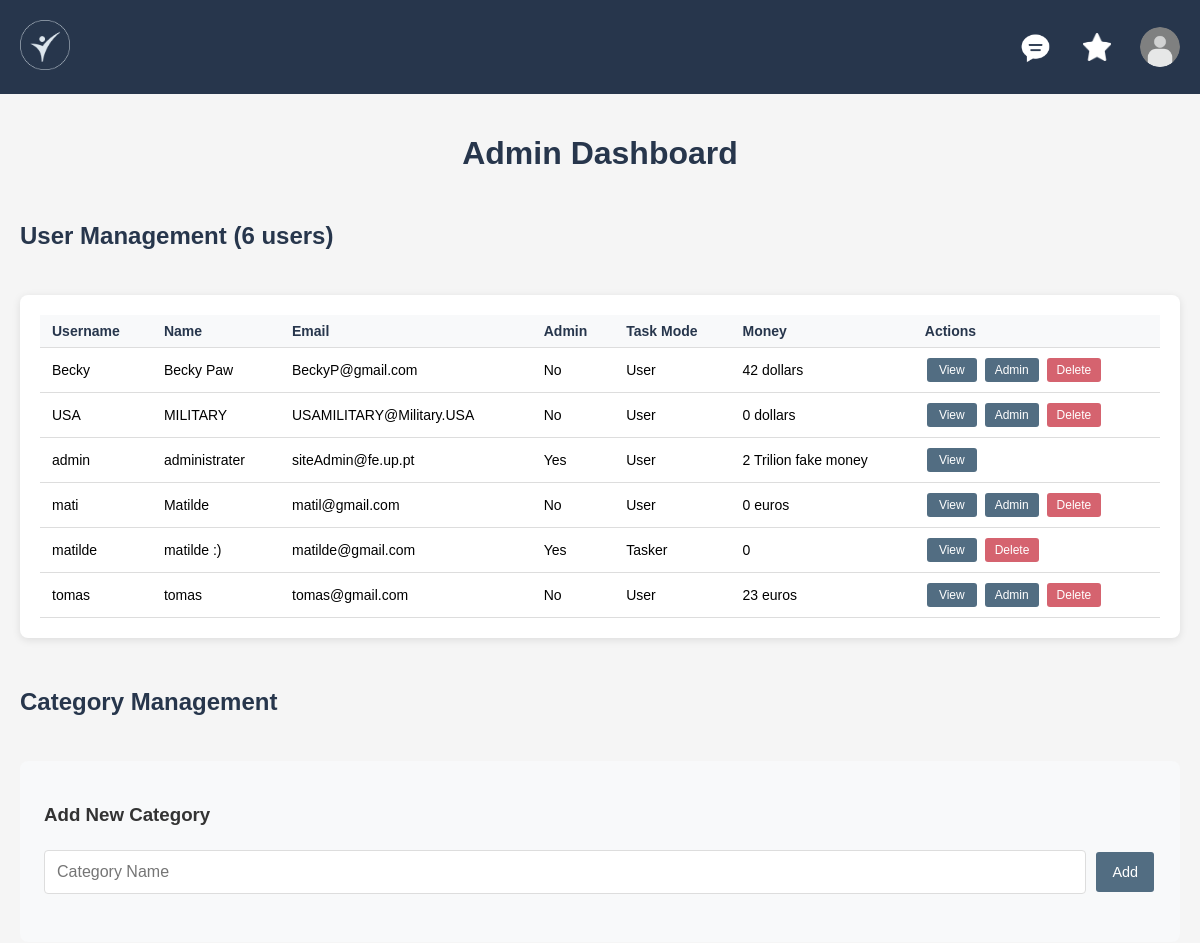
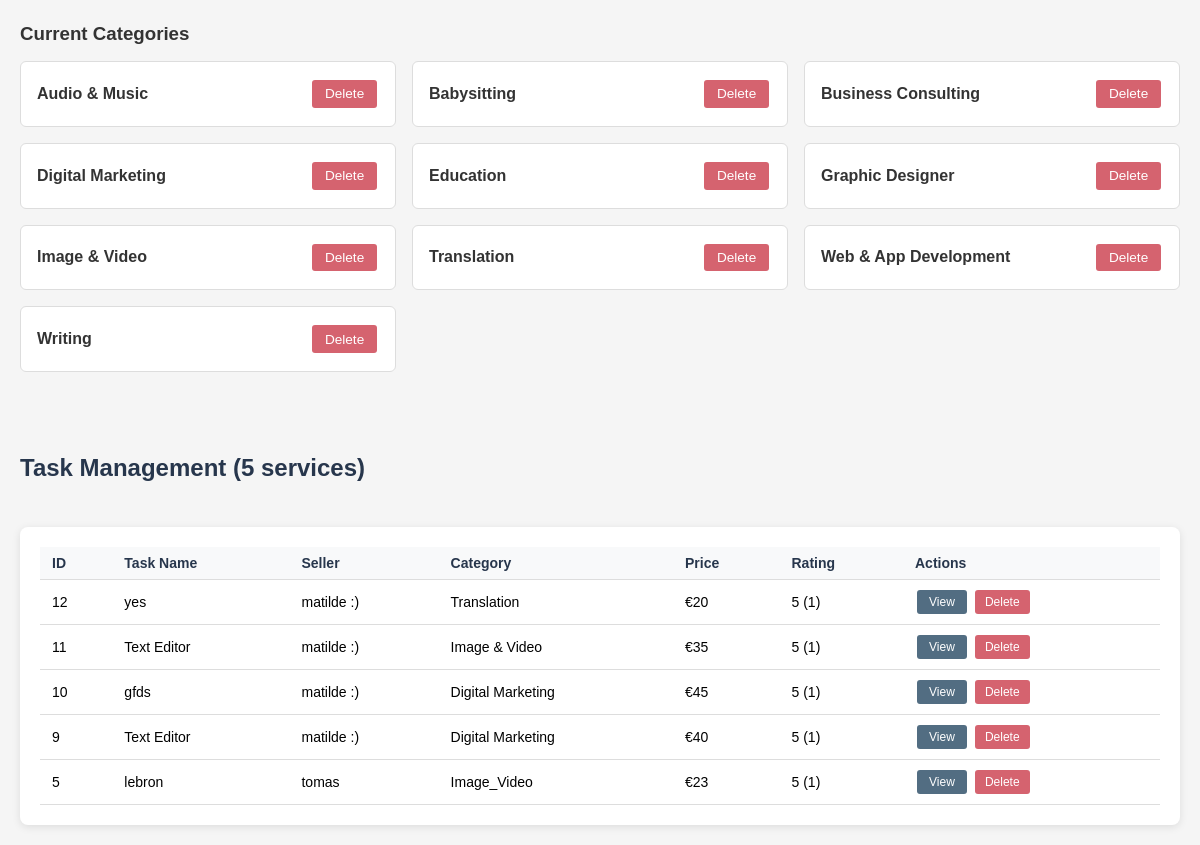
The page /pages/admin.php (signed in) on the database its author committed (2 pictures, top to bottom).
### tables this page shows
CREATE TABLE users (
    username VARCHAR PRIMARY KEY,
    name VARCHAR NOT NULL,
    password VARCHAR NOT NULL,
    email VARCHAR NOT NULL,
    admin_power BOOLEAN,
    task_mode BOOLEAN,
    bio VARCHAR,
    profile_photo VARCHAR(255), 
    skills TEXT,
    money string NOT NULL 
);

CREATE TABLE services (
    id INTEGER PRIMARY KEY AUTOINCREMENT,
    taskname VARCHAR NOT NULL,
    pricing INTEGER NOT NULL,
    delivery_time VARCHAR REFERENCES delivery_time,
    description VARCHAR,
    rating INTEGER,
    Nrating INTEGER,
    category VARCHAR REFERENCES categories,
    user VARCHAR REFERENCES users ON DELETE CASCADE,
    image TEXT
);

### database/user_db.php (called while the page is built, shortened)
<?php
class User {
    public static function get_users() {
        $db = Database::getInstance();
        $stmt = $db->prepare('SELECT username, name, email, admin_power, task_mode, money, bio, skills, profile_photo FROM users ORDER BY username ASC');
        $stmt->execute();
        return $stmt->fetchAll();
    }
}
?>

### database/service_db.php (called while the page is built, shortened)
<?php
class Service {
    public static function get_all_services(): array {
        $db = Database::getInstance();
        $stmt = $db->prepare("
            SELECT s.*, u.name as seller_name
            FROM services s
            LEFT JOIN users u ON s.user = u.username
            ORDER BY s.id DESC
        ");
        $stmt->execute();
        return $stmt->fetchAll();
    }
    public static function get_categories(): array {
        try {
            $db = Database::getInstance();
            $stmt = $db->prepare('SELECT name FROM categories ORDER BY name ASC');
            $stmt->execute();
            return $stmt->fetchAll(PDO::FETCH_COLUMN);
        } catch (PDOException $e) {
            error_log("Get categories error: " . $e->getMessage());
            return [];
        }
    }
}
?>

### pages/admin.php (the view, shortened to what this page needs)
<?php
require_once(__DIR__ . '/../database/service_db.php');
require_once(__DIR__ . '/../database/user_db.php');
$allUsers = User::get_users();
$allServices = Service::get_all_services();
?>
<!DOCTYPE html>
<html lang="en">
<head>
    <link rel="stylesheet" href="css/style.css">
    <link rel="stylesheet" href="css/admin.css">
</head>
<body>
<?php include_once(__DIR__ . '/../components/header.php'); ?>
<main class="admin-layout">
    <h1>Admin Dashboard</h1>
    <div class="admin-content">
        <h2>User Management (<?= count($allUsers) ?> users)</h2>
        <div class="admin-table-container">
            <table class="admin-table">
                <thead>
                    <tr>
                        <th>Username</th>
                        <th>Name</th>
                        <th>Email</th>
                        <th>Admin</th>
                        <th>Task Mode</th>
                        <th>Money</th>
                        <th>Actions</th>
                    </tr>
                </thead>
                <tbody>
                    <?php if (!empty($allUsers)): ?>
                        <?php foreach ($allUsers as $user): ?>
                            <tr>
                                <td><?= htmlspecialchars($user['username']) ?></td>
                                <td><?= htmlspecialchars($user['name']) ?></td>
                                <td><?= htmlspecialchars($user['email']) ?></td>
                                <td><?= $user['admin_power'] ? 'Yes' : 'No' ?></td>
                                <td><?= $user['task_mode'] ? 'Tasker' : 'User' ?></td>
                                <td><?= htmlspecialchars($user['money']) ?></td>
                                <td>
                                    <a href="user.php?user=<?= urlencode($user['username']) ?>" class="admin-btn view-btn">View</a>
                                    <?php if (!$user['admin_power']): ?>
                                        <a href="#" class="admin-btn promote-btn" onclick="promoteUser('<?= htmlspecialchars($user['username']) ?>'); return false;">Admin</a>
                                    <?php endif; ?>
                                    <?php if ($user['username'] !== $_SESSION['username']): ?>
                                        <a href="#" class="admin-btn delete-btn" onclick="deleteUser('<?= htmlspecialchars($user['username']) ?>'); return false;">Delete</a>
                                    <?php endif; ?>
                                </td>
                            </tr>
                        <?php endforeach; ?>
                    <?php else: ?>
                        <tr><td colspan="7">No users found.</td></tr>
                    <?php endif; ?>
                </tbody>
            </table>
        </div>
        <h2>Category Management</h2>
        <div class="category-management">
            <div class="add-category-form">
                <h3>Add New Category</h3>
                <form id="addCategoryForm" onsubmit="addCategory(event)">
                    <div class="form-group">
                        <input type="text"
                               id="categoryName"
                               name="categoryName"
                               placeholder="Category Name"
                               required>
                        <button type="submit" class="admin-btn add-btn">Add</button>
                    </div>
                </form>
            </div>
            <div class="current-categories">
                <h3>Current Categories</h3>
                <div class="category-list">
                    <?php
                    $categories = Service::get_categories();
                    foreach ($categories as $category): ?>
                        <div class="category-item" data-category="<?= htmlspecialchars($category) ?>">
                            <span class="category-name"><?= htmlspecialchars($category) ?></span>
                            <button class="admin-btn delete-btn small" onclick="deleteCategory('<?= htmlspecialchars($category) ?>')">Delete</button>
                        </div>
                    <?php endforeach; ?>
                </div>
            </div>
        </div>
        <h2>Task Management (<?= count($allServices) ?> services)</h2>
        <div class="admin-table-container">
            <table class="admin-table">
                <thead>
                    <tr>
                        <th>ID</th>
                        <th>Task Name</th>
                        <th>Seller</th>
                        <th>Category</th>
                        <th>Price</th>
                        <th>Rating</th>
                        <th>Actions</th>
                    </tr>
                </thead>
                <tbody>
                    <?php if (!empty($allServices)): ?>
                        <?php foreach ($allServices as $service): ?>
                            <tr>
                                <td><?= $service['id'] ?></td>
                                <td><?= htmlspecialchars($service['taskname']) ?></td>
                                <td><?= htmlspecialchars($service['seller_name'] ?? $service['user']) ?></td>
                                <td><?= htmlspecialchars($service['category']) ?></td>
                                <td>€<?= $service['pricing'] ?></td>
                                <td><?= $service['rating'] ?> (<?= $service['Nrating'] ?>)</td>
                                <td>
                                    <a href="task.php?id=<?= $service['id'] ?>" class="admin-btn view-btn">View</a>
                                    <a href="#" class="admin-btn delete-btn" onclick="deleteTask(<?= $service['id'] ?>); return false;">Delete</a>
                                </td>
                            </tr>
                        <?php endforeach; ?>
                    <?php else: ?>
                        <tr><td colspan="7">No services found.</td></tr>
                    <?php endif; ?>
                </tbody>
            </table>
        </div>
    </div>
</main>
</body>
</html>

### pages/css/style.css (style rules this page uses)
body { font-family: Arial, sans-serif; background-color: #f5f5f5; margin: 0; padding: 0; }
input, button, select { width: 100%; padding: 10px; margin: 8px 0; border: 1px solid #ccc; border-radius: 4px; }
button { background-color: #516c81; color: white; border: none; }
main { padding: 20px; }

### pages/css/admin.css (style rules this page uses)
.admin-layout { max-width: 1400px; margin: 0 auto; padding: 20px; }
.admin-layout h1 { color: #27364c; margin-bottom: 30px; text-align: center; }
.admin-content { display: flex; flex-direction: column; gap: 30px; }
.admin-content h2 { color: #27364c; margin-bottom: 15px; font-size: 24px; }
.admin-table-container { padding: 20px; overflow-x: auto; background: white; border-radius: 8px; box-shadow: 0 2px 8px rgba(0,0,0,0.1); }
.admin-table { width: 100%; border-collapse: collapse; margin: 0; }
.admin-table th, .admin-table td { padding: 8px 12px; text-align: left; border-bottom: 1px solid #ddd; font-size: 14px; }
.admin-table th { background: #f8f9fa; font-weight: bold; color: #27364c; }
.admin-btn { padding: 5px 10px; margin: 2px; border: none; border-radius: 3px; cursor: pointer; text-decoration: none; display: inline-block; font-size: 12px; text-align: center; min-width: 50px; box-sizing: border-box; font-family: inherit; }
.view-btn { background-color: #526D82; color: white; }
.promote-btn { background-color: #526D82; color: white; }
.delete-btn { background-color: #d5636f; color: white; }
.category-management { margin-bottom: 2rem; }
.add-category-form { background: #f8f9fa; padding: 1.5rem; border-radius: 8px; margin-bottom: 1.5rem; }
.add-category-form h3 { margin-bottom: 1rem; color: #333; }
.form-group { display: flex; gap: 0.5rem; margin-bottom: 1rem; align-items: center; }
.form-group input { flex: 1; padding: 0.75rem; border: 1px solid #ddd; border-radius: 4px; font-size: 1rem; }
.form-group .admin-btn { padding: 0.75rem 1rem; width: auto; min-width: auto; height: auto; }
.current-categories h3 { margin-bottom: 1rem; color: #333; }
.category-list { display: grid; grid-template-columns: repeat(auto-fill, minmax(300px, 1fr)); gap: 1rem; }
.category-item { background: white; border: 1px solid #ddd; border-radius: 6px; padding: 1rem; display: flex; align-items: center; justify-content: space-between; gap: 1rem; }
.category-item .admin-btn { min-width: auto; }
.category-name { font-weight: 600; color: #333; }
.admin-btn.small { padding: 0.4rem 0.8rem; font-size: 0.85rem; width: auto; display: inline-block; white-space: nowrap; }
.admin-btn.add-btn { background: #526D82; color: white; white-space: nowrap; font-size: 0.9rem; }

### rows shown on the page
users: username "Becky", name "Becky Paw", email "BeckyP@gmail.com", admin_power "No", shows "User", money "42 dollars"
users: username "USA", name "MILITARY", email "USAMILITARY@Military.USA", admin_power "No", shows "User", money "0 dollars"
users: username "admin", name "administrater", email "siteAdmin@fe.up.pt", admin_power "Yes", shows "User", money "2 Trilion fake money"
users: username "mati", name "Matilde", email "matil@gmail.com", admin_power "No", task_mode "User", money "0 euros"
users: username "matilde", name "matilde :)", email "matilde@gmail.com", admin_power "Yes", task_mode "Tasker", money "0"
users: username "tomas", name "tomas", email "tomas@gmail.com", admin_power "No", task_mode "User", money "23 euros"
services: id "12", taskname "yes", user.name "matilde :)", category "Translation", pricing "20", rating "5", Nrating "1"
services: id "11", taskname "Text Editor", user.name "matilde :)", category "Image & Video", pricing "35", rating "5", Nrating "1"
services: id "10", taskname "gfds", user.name "matilde :)", category "Digital Marketing", pricing "45", rating "5", Nrating "1"
services: id "9", taskname "Text Editor", user.name "matilde :)", category "Digital Marketing", pricing "40", rating "5", Nrating "1"
services: id "5", taskname "lebron", user.name "tomas", category "Image_Video", pricing "23", rating "5", Nrating "1"

### other values the page prints
count($allUsers) "6"
$category "Audio & Music"
$category "Babysitting"
$category "Business Consulting"
$category "Digital Marketing"
$category "Education"
$category "Graphic Designer"
$category "Image & Video"
$category "Translation"
$category "Web & App Development"
$category "Writing"
count($allServices) "5"
